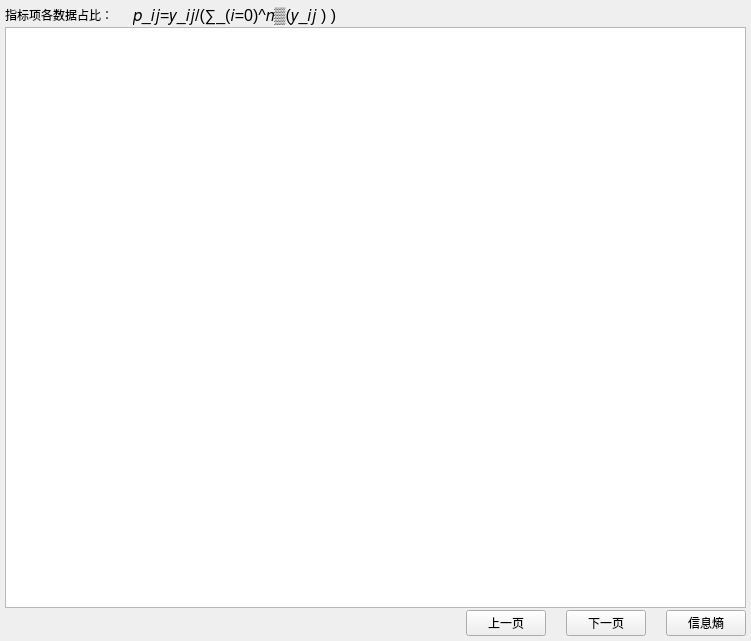
<?xml version="1.0" encoding="UTF-8"?>
<ui version="4.0">
 <class>DataRadio</class>
 <widget class="QWidget" name="DataRadio">
  <property name="geometry">
   <rect>
    <x>0</x>
    <y>0</y>
    <width>751</width>
    <height>641</height>
   </rect>
  </property>
  <property name="windowTitle">
   <string notr="true">Form</string>
  </property>
  <layout class="QVBoxLayout" name="verticalLayout">
   <property name="spacing">
    <number>2</number>
   </property>
   <property name="leftMargin">
    <number>5</number>
   </property>
   <property name="topMargin">
    <number>5</number>
   </property>
   <property name="rightMargin">
    <number>5</number>
   </property>
   <property name="bottomMargin">
    <number>5</number>
   </property>
   <item>
    <layout class="QHBoxLayout" name="horizontalLayout_2">
     <property name="spacing">
      <number>0</number>
     </property>
     <item>
      <widget class="QLabel" name="label">
       <property name="text">
        <string>指标项各数据占比：</string>
       </property>
      </widget>
     </item>
     <item>
      <spacer name="horizontalSpacer">
       <property name="orientation">
        <enum>Qt::Horizontal</enum>
       </property>
       <property name="sizeType">
        <enum>QSizePolicy::Fixed</enum>
       </property>
       <property name="sizeHint" stdset="0">
        <size>
         <width>20</width>
         <height>20</height>
        </size>
       </property>
      </spacer>
     </item>
     <item>
      <widget class="QLabel" name="label_2">
       <property name="font">
        <font>
         <pointsize>12</pointsize>
        </font>
       </property>
       <property name="text">
        <string>𝑝_𝑖𝑗=𝑦_𝑖𝑗/(∑_(𝑖=0)^𝑛▒(𝑦_𝑖𝑗 ) )</string>
       </property>
      </widget>
     </item>
     <item>
      <spacer name="horizontalSpacer_5">
       <property name="orientation">
        <enum>Qt::Horizontal</enum>
       </property>
       <property name="sizeHint" stdset="0">
        <size>
         <width>40</width>
         <height>20</height>
        </size>
       </property>
      </spacer>
     </item>
    </layout>
   </item>
   <item>
    <widget class="DSGUI::DSTableView" name="m_listViewElement"/>
   </item>
   <item>
    <layout class="QHBoxLayout" name="horizontalLayout">
     <property name="spacing">
      <number>0</number>
     </property>
     <item>
      <spacer name="horizontalSpacer_3">
       <property name="orientation">
        <enum>Qt::Horizontal</enum>
       </property>
       <property name="sizeHint" stdset="0">
        <size>
         <width>40</width>
         <height>20</height>
        </size>
       </property>
      </spacer>
     </item>
     <item>
      <widget class="DSGUI::DSPushButton" name="m_btnBefore">
       <property name="text">
        <string>上一页</string>
       </property>
      </widget>
     </item>
     <item>
      <spacer name="horizontalSpacer_4">
       <property name="orientation">
        <enum>Qt::Horizontal</enum>
       </property>
       <property name="sizeType">
        <enum>QSizePolicy::Fixed</enum>
       </property>
       <property name="sizeHint" stdset="0">
        <size>
         <width>20</width>
         <height>20</height>
        </size>
       </property>
      </spacer>
     </item>
     <item>
      <widget class="DSGUI::DSPushButton" name="m_btnNext">
       <property name="text">
        <string>下一页</string>
       </property>
      </widget>
     </item>
     <item>
      <spacer name="horizontalSpacer_2">
       <property name="orientation">
        <enum>Qt::Horizontal</enum>
       </property>
       <property name="sizeType">
        <enum>QSizePolicy::Fixed</enum>
       </property>
       <property name="sizeHint" stdset="0">
        <size>
         <width>20</width>
         <height>20</height>
        </size>
       </property>
      </spacer>
     </item>
     <item>
      <widget class="DSGUI::DSPushButton" name="m_btnLogarithm">
       <property name="text">
        <string>信息熵</string>
       </property>
      </widget>
     </item>
    </layout>
   </item>
  </layout>
 </widget>
 <customwidgets>
  <customwidget>
   <class>DSGUI::DSTableView</class>
   <extends>QTableView</extends>
   <header location="global">TableView/tableview.h</header>
  </customwidget>
  <customwidget>
   <class>DSGUI::DSPushButton</class>
   <extends>QPushButton</extends>
   <header>PushButton/PushButton.h</header>
  </customwidget>
 </customwidgets>
 <resources/>
 <connections/>
</ui>
